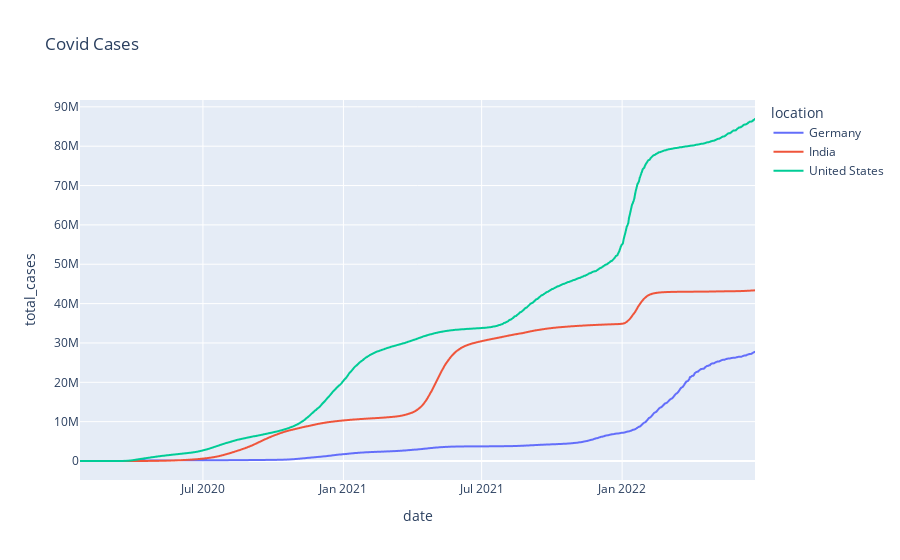

Source (notebook cell):
### Code cell
fig=px.line(df_list, x= "date", y= "total_cases",color='location', title= "Covid Cases")
fig.show()

### Figure 1 — Plotly figure (JSON) as saved in the notebook; plotly's stock layout.template omitted (floating-point values rounded to 4 significant figures; data arrays with more than 128 entries replaced by an {"elided": "..."} marker saying what was removed)
{"data": [{"hovertemplate": "location=Germany<br>date=%{x}<br>total_cases=%{y}<extra></extra>", "legendgroup": "Germany", "line": {"color": "#636efa", "dash": "solid"}, "marker": {"symbol": "circle"}, "mode": "lines", "name": "Germany", "showlegend": true, "type": "scattergl", "x": {"elided": "880 str values"}, "xaxis": "x", "y": {"elided": "880 int values"}, "yaxis": "y"}, {"hovertemplate": "location=India<br>date=%{x}<br>total_cases=%{y}<extra></extra>", "legendgroup": "India", "line": {"color": "#EF553B", "dash": "solid"}, "marker": {"symbol": "circle"}, "mode": "lines", "name": "India", "showlegend": true, "type": "scattergl", "x": {"elided": "877 str values"}, "xaxis": "x", "y": {"elided": "877 int values"}, "yaxis": "y"}, {"hovertemplate": "location=United States<br>date=%{x}<br>total_cases=%{y}<extra></extra>", "legendgroup": "United States", "line": {"color": "#00cc96", "dash": "solid"}, "marker": {"symbol": "circle"}, "mode": "lines", "name": "United States", "showlegend": true, "type": "scattergl", "x": {"elided": "885 str values"}, "xaxis": "x", "y": {"elided": "885 int values"}, "yaxis": "y"}], "layout": {"legend": {"title": {"text": "location"}, "tracegroupgap": 0}, "title": {"text": "Covid Cases"}, "xaxis": {"anchor": "y", "domain": [0, 1], "title": {"text": "date"}}, "yaxis": {"anchor": "x", "domain": [0, 1], "title": {"text": "total_cases"}}}}
